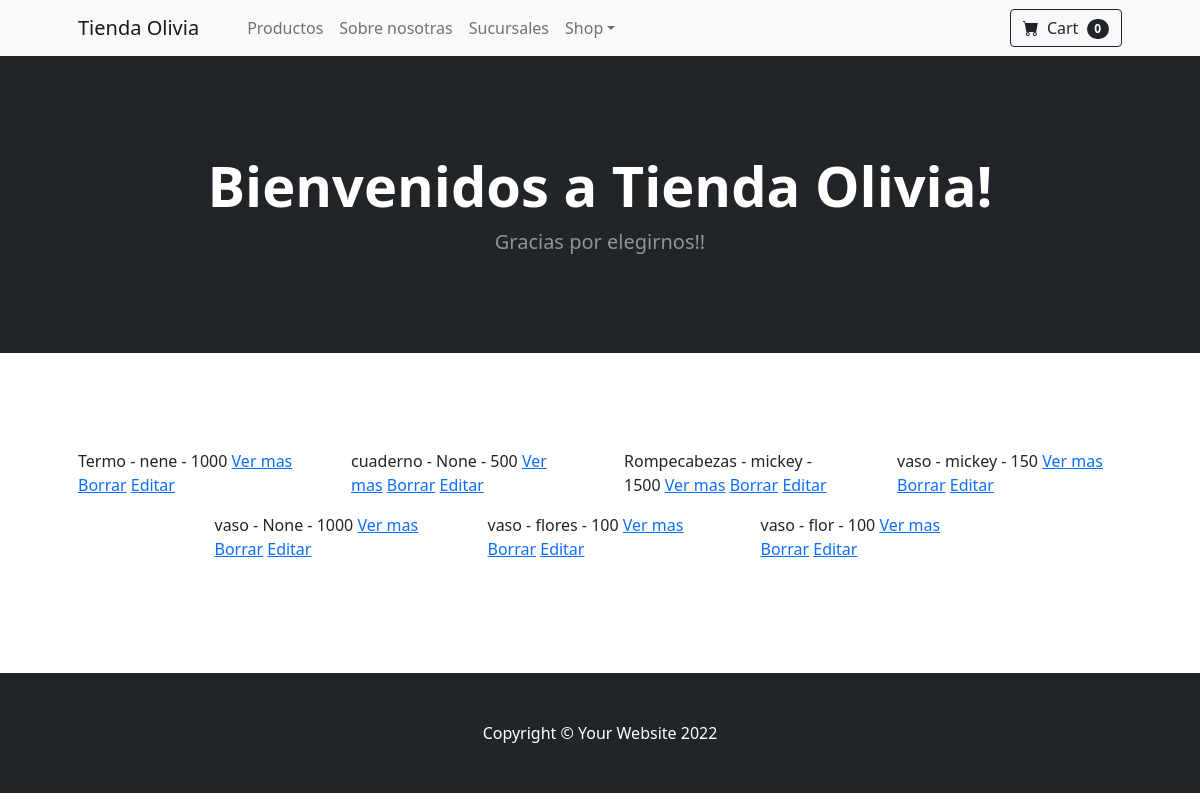
Screenshot of /WebPage/productos/lista with the database file from the repository.
### WebPage/models.py (models this page shows)
class Productos (models.Model):
    nombre = models.CharField (max_length=150)
    modelo = models.CharField (max_length=150, blank=True , null=True)
    precio = models.IntegerField (default=0)
    def __str__(self):
        return f"{self.nombre} - {self.modelo} - {self.precio}"

### WebPage/views.py (the view)
# urls.py: path('productos/lista', lista_productos.as_view(), name = "lista_productos"),
class lista_productos ( ListView):
    model = Productos
    template_name = 'WebPage/leer_prod.html'

### WebPage/templates/WebPage/leer_prod.html
{% extends 'WebPage/base.html' %}
{% block list_productos %}
    {% for producto in object_list %}
       <p>  {{ producto }}
        <a href="{% url 'detalle_producto' producto.id  %}">Ver mas</a>
        <a href="{% url 'borrar_producto' producto.id  %}">Borrar</a>
        <a href="{% url 'editar_producto' producto.id  %}">Editar</a>
      </p>
   {% endfor %}
{% endblock list_productos %}

### rows the page displays
Productos: nombre+modelo+precio "Termo - nene - 1000"
Productos: nombre+modelo+precio "cuaderno - None - 500"
Productos: nombre+modelo+precio "Rompecabezas - mickey - 1500"
Productos: nombre+modelo+precio "vaso - mickey - 150"
Productos: nombre+modelo+precio "vaso - None - 1000"
Productos: nombre+modelo+precio "vaso - flores - 100"
Productos: nombre+modelo+precio "vaso - flor - 100"
